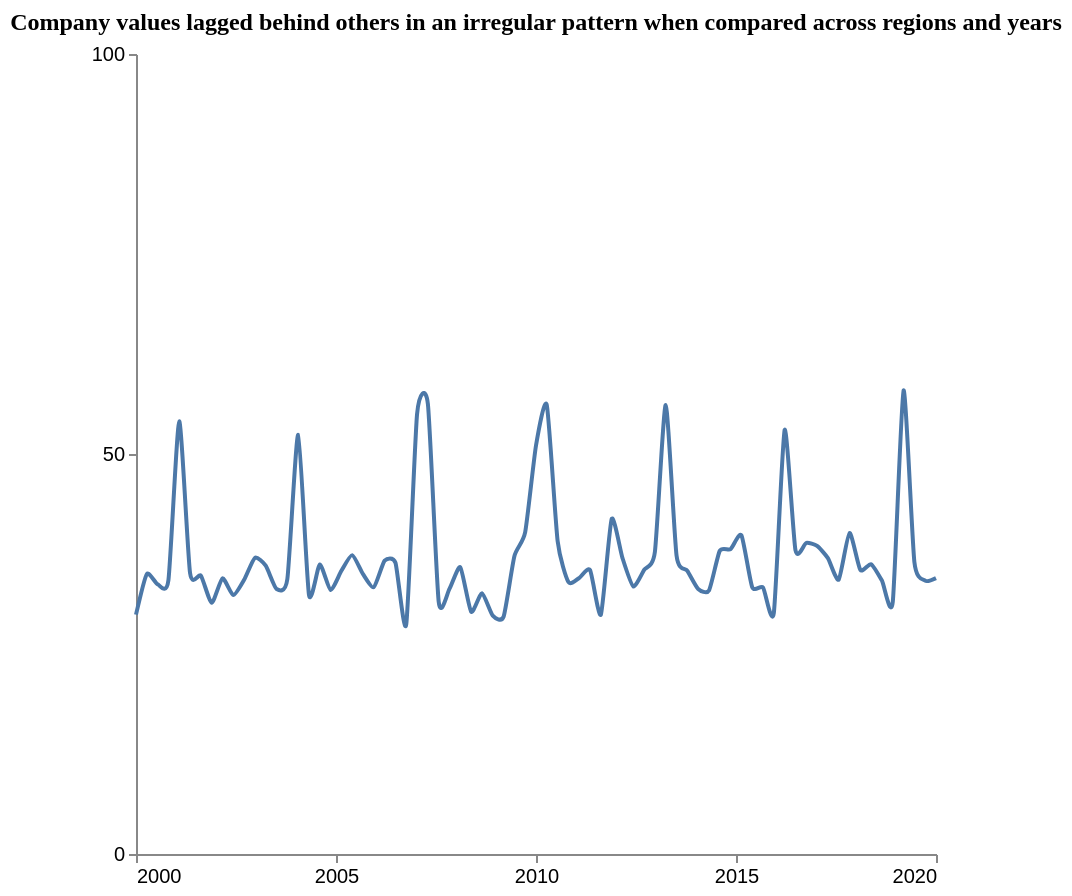

Here is the Vega-Lite specification saved for this chart:
### Vega-Lite specification from a JSON file in a GitHub repository (floating-point values rounded to 4 significant figures)
{"$schema": "https://vega.github.io/schema/vega-lite/v5.json", "description": "Pattern: Periodic", "data": {"values": [{"X": 2000.0, "Y": 29.92}, {"X": 2000.0, "Y": 34.99}, {"X": 2001.0, "Y": 33.72}, {"X": 2001.0, "Y": 34.23}, {"X": 2001.0, "Y": 54.08}, {"X": 2001.0, "Y": 35.12}, {"X": 2002.0, "Y": 34.79}, {"X": 2002.0, "Y": 31.39}, {"X": 2002.0, "Y": 34.45}, {"X": 2002.0, "Y": 32.36}, {"X": 2003.0, "Y": 34.27}, {"X": 2003.0, "Y": 37.02}, {"X": 2003.0, "Y": 36.03}, {"X": 2004.0, "Y": 33.12}, {"X": 2004.0, "Y": 34.38}, {"X": 2004.0, "Y": 52.39}, {"X": 2004.0, "Y": 32.39}, {"X": 2005.0, "Y": 36.19}, {"X": 2005.0, "Y": 33.0}, {"X": 2005.0, "Y": 35.4}, {"X": 2005.0, "Y": 37.36}, {"X": 2006.0, "Y": 34.98}, {"X": 2006.0, "Y": 33.36}, {"X": 2006.0, "Y": 36.66}, {"X": 2006.0, "Y": 36.41}, {"X": 2007.0, "Y": 28.73}, {"X": 2007.0, "Y": 55.01}, {"X": 2007.0, "Y": 56.26}, {"X": 2008.0, "Y": 31.52}, {"X": 2008.0, "Y": 33.15}, {"X": 2008.0, "Y": 35.84}, {"X": 2008.0, "Y": 30.28}, {"X": 2009.0, "Y": 32.59}, {"X": 2009.0, "Y": 29.8}, {"X": 2009.0, "Y": 29.65}, {"X": 2009.0, "Y": 37.22}, {"X": 2010.0, "Y": 40.23}, {"X": 2010.0, "Y": 51.06}, {"X": 2010.0, "Y": 56.11}, {"X": 2011.0, "Y": 39.14}, {"X": 2011.0, "Y": 34.0}, {"X": 2011.0, "Y": 34.51}, {"X": 2011.0, "Y": 35.49}, {"X": 2012.0, "Y": 29.92}, {"X": 2012.0, "Y": 41.88}, {"X": 2012.0, "Y": 36.99}, {"X": 2012.0, "Y": 33.45}, {"X": 2013.0, "Y": 35.52}, {"X": 2013.0, "Y": 37.78}, {"X": 2013.0, "Y": 56.14}, {"X": 2014.0, "Y": 37.32}, {"X": 2014.0, "Y": 35.4}, {"X": 2014.0, "Y": 33.13}, {"X": 2014.0, "Y": 32.93}, {"X": 2015.0, "Y": 37.9}, {"X": 2015.0, "Y": 38.11}, {"X": 2015.0, "Y": 39.84}, {"X": 2015.0, "Y": 33.35}, {"X": 2016.0, "Y": 33.32}, {"X": 2016.0, "Y": 30.14}, {"X": 2016.0, "Y": 53.01}, {"X": 2016.0, "Y": 37.97}, {"X": 2017.0, "Y": 38.9}, {"X": 2017.0, "Y": 38.51}, {"X": 2017.0, "Y": 36.98}, {"X": 2018.0, "Y": 34.3}, {"X": 2018.0, "Y": 40.13}, {"X": 2018.0, "Y": 35.52}, {"X": 2018.0, "Y": 36.23}, {"X": 2019.0, "Y": 34.17}, {"X": 2019.0, "Y": 31.5}, {"X": 2019.0, "Y": 57.94}, {"X": 2019.0, "Y": 36.51}, {"X": 2020.0, "Y": 34.18}, {"X": 2020.0, "Y": 34.49}]}, "mark": {"type": "line", "interpolate": "cardinal", "tension": 0.4}, "encoding": {"x": {"field": "X", "type": "quantitative", "title": "", "axis": {"grid": false, "format": "d", "values": [2000, 2005, 2010, 2015, 2020], "tickSize": 4}, "scale": {"domain": [2000, 2020]}}, "y": {"field": "Y", "type": "quantitative", "title": "", "axis": {"grid": false, "format": "d", "values": [0, 50, 100], "tickSize": 4, "tickOpacity": 1}, "scale": {"domain": [0, 100]}}}, "title": {"text": "Company values lagged behind others in an irregular pattern when compared across regions and years", "anchor": "middle", "font": "Tahoma", "fontSize": 12}, "config": {"lineBreak": "^", "view": {"stroke": null}}, "height": 400, "width": 400, "autosize": "pad"}
